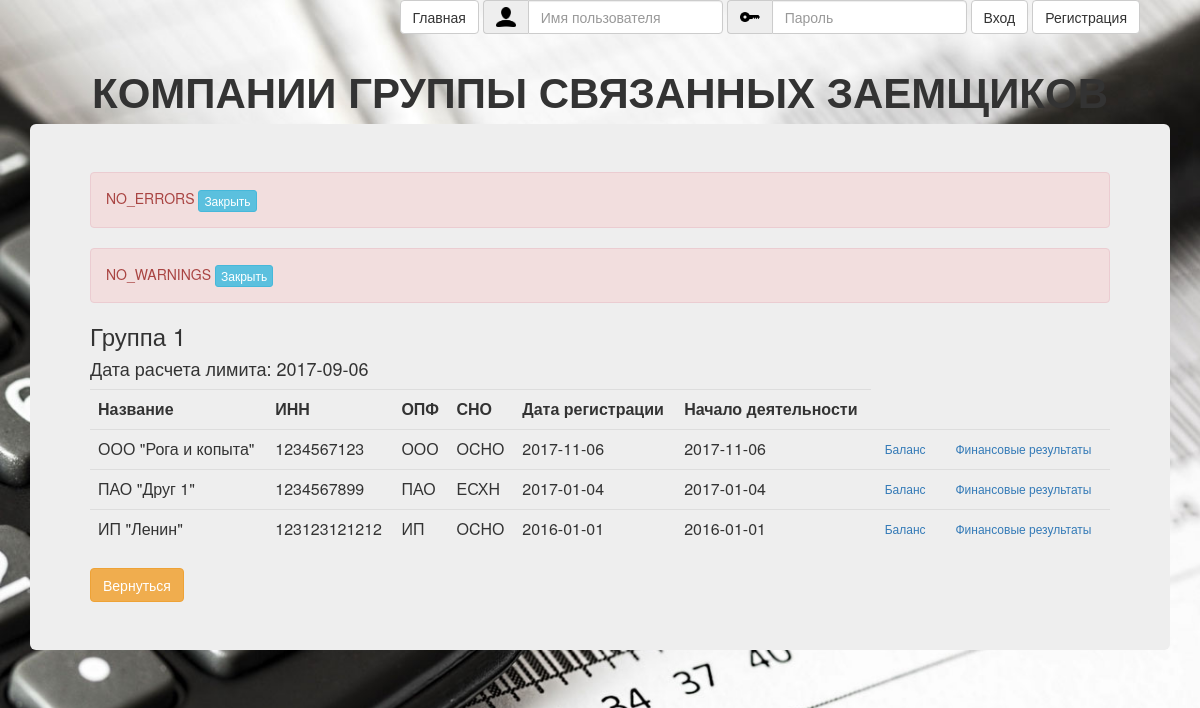
/cred_limit/finance_company_list.php?GSZ_Id=1, run on an earlier commit of the app's database.
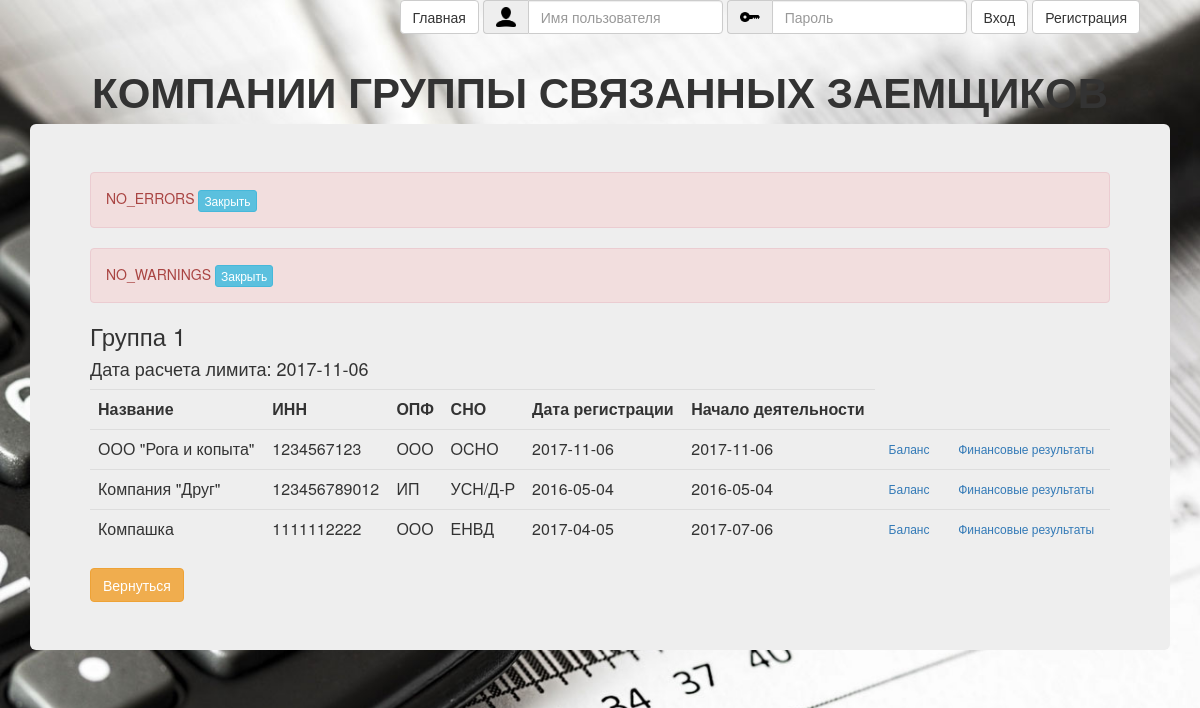
And on a later commit of the database.
### tables this page shows
CREATE TABLE `calc_limit_dates` (
  `Id` tinyint(2) NOT NULL,
  `Date_calc_limit` date NOT NULL,
  `GSZ_Id` tinyint(2) UNSIGNED NOT NULL
);

CREATE TABLE `company` (
  `Id` int(10) UNSIGNED NOT NULL,
  `INN` bigint(20) NOT NULL,
  `GSZ_Id` tinyint(2) NOT NULL,
  `User_Id` int(10) NOT NULL,
  `Name` char(150) NOT NULL,
  `OPF_Id` tinyint(2) NOT NULL,
  `SNO_Id` tinyint(2) NOT NULL,
  `Date_Registr` date DEFAULT NULL,
  `Date_Begin_Work` date DEFAULT NULL
);

CREATE TABLE `OPF` (
  `Id` tinyint(2) UNSIGNED NOT NULL,
  `Brief_Name` varchar(10) NOT NULL,
  `Full_Name` varchar(100) NOT NULL,
  `INN_Length` tinyint(2) UNSIGNED NOT NULL,
  `Is_Corporation` tinyint(1) NOT NULL DEFAULT '1' COMMENT 'Признак того, что компания является организацией (не ИП). У ИП=0, у других = 1.'
);

CREATE TABLE `SNO` (
  `Id` tinyint(2) UNSIGNED NOT NULL,
  `Brief_Name` varchar(10) NOT NULL,
  `Full_Name` varchar(100) NOT NULL,
  `Cred_Limit_Affect` tinyint(1) NOT NULL DEFAULT '1'
);

### cred_limit/script/cred_limit_scripts.php (called while the page is built, shortened)
<?php
require_once($_SERVER['DOCUMENT_ROOT'].'/script/app_config.php');
class GSZ_Item
{
	function __construct($id)
	{
		$query = "SELECT `Brief_Name`, `Full_Name` FROM GSZ WHERE `Id`={$id}";
		$row = getRow($query);
		$this->Brief_Name = htmlspecialchars($row['Brief_Name']);
		$query = "SELECT min(`Date_Begin_Work`) FROM `company` WHERE `GSZ_Id`={$id}";
		$Date_Begin_Work = getCell($query);
		$query = "SELECT COUNT(*) FROM `company` WHERE `GSZ_Id`={$id}";
		$NumberCompany = getCell($query);
		$query = "SELECT `Id`, `Date_calc_limit` FROM `calc_limit_dates` WHERE `GSZ_Id`={$id}";
		$result_array = getRow($query);
		$Date_calc_limit = $result_array['Date_calc_limit'];
		$this->Date_calc_limit = (is_null($Date_calc_limit) ? "" : $Date_calc_limit);
	}
}
function get_company_set($GSZ_Id)
{
	$query = "SELECT \n"
    . " `A`.`Id` AS `Id`, \n"
    . " `A`.`Name` AS `Name`, \n"
    . " `A`.`INN` AS `INN`, \n"
    . " `B`.`Brief_Name` AS `OPF`, \n"
    . " `C`.`Brief_Name` AS `SNO`, \n"
    . " `A`.`Date_Registr`, \n"
    . " `A`.`Date_Begin_Work`,\n"
    . " `B`.`Is_Corporation`\n"
    . "FROM \n"
    . " `Company` `A`, \n"
    . " `OPF` `B`, \n"
    . " `SNO` `C` \n"
    . "WHERE \n"
    . " (`A`.`GSZ_Id` = {$GSZ_Id}) \n"
    . " AND (`A`.`OPF_Id` = `B`.`Id`) \n"
    . " AND (`A`.`SNO_Id` = `C`.`Id`)";
	$company_set = getTable($query);
	return $company_set;
}
function get_error_message()
{
	if (isset($_GET['error']))
		return (ERROR_MESSAGE_PREFIX . '<strong>'.htmlspecialchars(urldecode($_GET['error'])).'.</strong>');
	else
		return NO_ERRORS_MESSAGE;
}
function get_warning_message()
{
	if (isset($_GET['warning']))
		return ('<strong>'.htmlspecialchars(htmlspecialchars_decode(urldecode($_GET['warning']))).'.</strong>');
	else
		return NO_WARNINGS_MESSAGE;
}

### script/finansist_scripts.php (called while the page is built, shortened)
<?php
function xss($data)
{
    if (is_array($data))
    {
        $escaped = array();
        foreach ($data as $key => $value)
        {
            $escaped[$key] = xss($value);
        }
        return $escaped;
    }
    return trim(htmlspecialchars($data));
}
function getCell($query)
{
    global $mysqli;
    $result_set = $mysqli->query($query);
    $arr = array_values($result_set->fetch_assoc());
    return $arr[0];
}
function getRow($query)
{
    global $mysqli;
    $result_set = $mysqli->query($query);
    $row = $result_set->fetch_assoc();
    return $row;
}
function getTable($query)
{
    global $mysqli;
    $result_set = $mysqli->query($query);
    $result = array();
    while (($row = $result_set->fetch_assoc()) !=false)
    {
        $result[]=$row;
    }
    return $result;
}
?>

### script/app_config.php (called while the page is built, shortened)
<?php
require_once 'finansist_scripts.php';
$get = xss($_GET);

### cred_limit/finance_company_list.php (the view, shortened to what this page needs)
<?php
	require_once('./script/cred_limit_scripts.php');
	include_once ($_SERVER['DOCUMENT_ROOT'].'\registration\header_login.php');
	$GSZ_item = new GSZ_item($get["GSZ_Id"]);
	$company_set = get_company_set($get["GSZ_Id"]);
	$error_message = get_error_message();
	$warning_message = get_warning_message();
?>
<!DOCTYPE html>
<html>
<head>
	<link href="/css/bootstrap.min.css" rel="stylesheet"/>
	<link href="/css/style.css" rel="stylesheet"/>
</head>
<body>
	<div class="container">
		<header>
			<h2 class="text-center">КОМПАНИИ ГРУППЫ СВЯЗАННЫХ ЗАЕМЩИКОВ</h2>
		</header>
		<div class="jumbotron">
			<div id="error_message_div" class="alert alert-danger" role="alert">
				<span id="error_message"><?=$error_message?></span>
				<button id="btnError_message" type="button" class="btn btn-info btn-xs">Закрыть</button>
			</div>
			<div id="warning_message_div" class="alert alert-danger" role="alert">
				<span id="warning_message"><?=$warning_message?></span>
				<button id="btnWarning_message" type="button" class="btn btn-info btn-xs">Закрыть</button>
			</div>
            <h3><?=$GSZ_item->Brief_Name?></h3>
            <h4>Дата расчета лимита: <?=$GSZ_item->Date_calc_limit?></h4>
			<table class="table">
				<tr>
					<th>Название</th><th>ИНН</th><th>ОПФ</th><th>СНО</th><th>Дата регистрации</th><th>Начало деятельности</th>
				</tr>
				<?php
				foreach ($company_set as $company) { ?>
				<tr>
					<td><?=$company['Name']?></td><td><?=$company['INN']?></td><td><?=$company['OPF']?></td><td><?=$company['SNO']?></td>
					<td><?=$company['Date_Registr']?></td><td><?=$company['Date_Begin_Work']?></td>
					<td><a class="btn btn-link btn-xs" href="<?=HTML_PATH_BALANCE_DATES?>?Company_Id=<?=$company['Id']?>">Баланс</a></td>
					<td><a class="btn btn-link btn-xs" href="<?=$company['Is_Corporation'] ? HTML_PATH_FINANCE_CORPORATION_FORM : HTML_PATH_FINANCE_IP_FORM?>?Company_Id=<?=$company['Id']?>">Финансовые результаты</a></td>
				</tr>
				<?php
				}
				?>
			</table>
			<a class="btn btn-warning" href="<?=HTML_PATH_FINANCE_GSZ_LIST_FORM?>">Вернуться</a>
		</div>
	</div>
</body>
</html>

What changed in the data, as far as the page shows it:
removed calc_limit_dates: Date_calc_limit "2017-09-06"
no longer on this page (row edited): company: Name "ПАО \"Друг 1\"", INN "1234567899", OPF_Id.Brief_Name "ПАО", SNO_Id.Brief_Name "ЕСХН", Date_Registr "2017-01-04", Date_Begin_Work "2017-01-04"
no longer on this page (row edited): company: Name "ИП \"Ленин\"", INN "123123121212", OPF_Id.Brief_Name "ИП", SNO_Id.Brief_Name "OCНО", Date_Registr "2016-01-01", Date_Begin_Work "2016-01-01"
now on this page (row edited): calc_limit_dates: Date_calc_limit "2017-11-06"
now on this page (row edited): company: Name "Компания \"Друг\"", INN "123456789012", OPF_Id.Brief_Name "ИП", SNO_Id.Brief_Name "УСН/Д-Р", Date_Registr "2016-05-04", Date_Begin_Work "2016-05-04"
now on this page (row edited): company: Name "Компашка", INN "1111112222", OPF_Id.Brief_Name "ООО", SNO_Id.Brief_Name "ЕНВД", Date_Registr "2017-04-05", Date_Begin_Work "2017-07-06"
